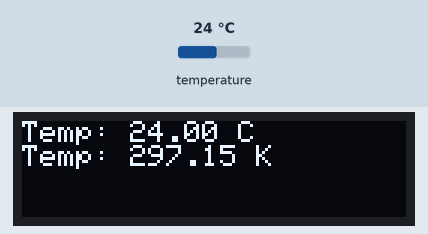
A sketch run on a simulated Arduino Uno, built with avr-gcc and run on an emulated ATmega328P. Shown: 128×32 one-colour display. The test bench sets the inputs (shaded band); at power-on: temperature 24 °C. What the sketch prints to the serial monitor is not drawn.

Above: at 2.4 s.
2.5 s: temperature set to 12 °C
At 3.9 s:
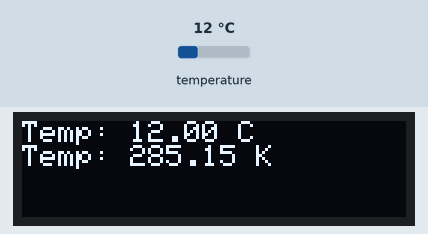
5.1 s: temperature set to 19 °C
At 5.8 s:
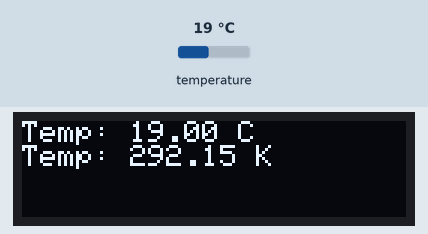
7.6 s: temperature set to 28 °C
At 9.6 s:
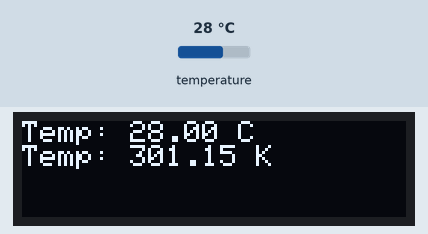
Timing chart, 0 to 11.1 s (numbered marks = the images above; inputs shaded):
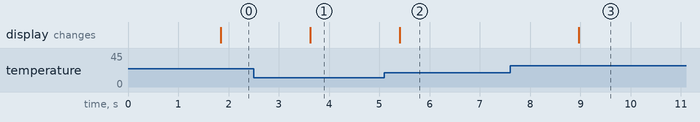

The sketch:

temperature_sensor.ino
```cpp
#include <OneWire.h>
#include <DallasTemperature.h>
#include <Wire.h>
#include <Adafruit_GFX.h>
#include <Adafruit_SSD1306.h>

#define ONE_WIRE_BUS 2
OneWire oneWire(ONE_WIRE_BUS);
DallasTemperature sensors(&oneWire);

#define SCREEN_WIDTH 128
#define SCREEN_HEIGHT 32
#define OLED_RESET     -1
Adafruit_SSD1306 display(SCREEN_WIDTH, SCREEN_HEIGHT, &Wire, OLED_RESET);

void setup() {
  Serial.begin(9600);

  sensors.begin();

  if (!display.begin(SSD1306_SWITCHCAPVCC, 0x3C)) {
    Serial.println(F("SSD1306 allocation failed"));
    while (true);
  }

  display.clearDisplay();
  display.setTextSize(1);
  display.setTextColor(WHITE);
  display.setCursor(0, 0);
  display.println("Temperature sensor is ready!");
  display.display();
  delay(1000);
}

void loop() {
  sensors.requestTemperatures();
  float tempC = sensors.getTempCByIndex(0);
  float tempK = tempC + 273.15;

  Serial.print(tempC);
  Serial.print(",");
  Serial.println(tempK);

  display.clearDisplay();
  display.setCursor(0, 0);
  display.print("Temp: ");
  display.print(tempC);
  display.println(" C");
  display.print("Temp: ");
  display.print(tempK);
  display.println(" K");

  display.display();

  delay(1000);
}
```

Measured:
- after the input at 2.5 s, the display: changes after 1.1 s (image 1)
- after the input at 5.1 s, the display: changes after 0.31 s (image 2)
- after the input at 7.6 s, the display: changes after 1.4 s (image 3)
